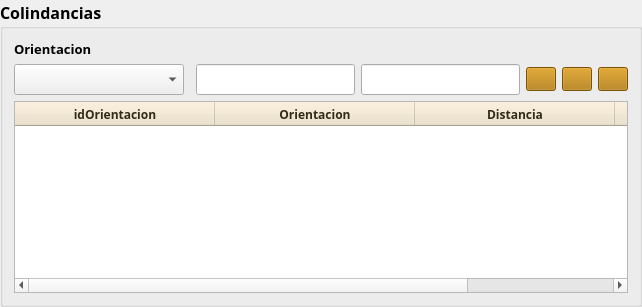
                   <widget class="QgsCollapsibleGroupBox" name="mGroupBox_2">
                    <property name="minimumSize">
                     <size>
                      <width>0</width>
                      <height>175</height>
                     </size>
                    </property>
                    <property name="maximumSize">
                     <size>
                      <width>16777215</width>
                      <height>16777215</height>
                     </size>
                    </property>
                    <property name="font">
                     <font>
                      <family>Century Gothic</family>
                      <pointsize>12</pointsize>
                      <weight>75</weight>
                      <bold>true</bold>
                     </font>
                    </property>
                    <property name="title">
                     <string>Colindancias</string>
                    </property>
                    <layout class="QGridLayout" name="gridLayout_10">
                     <item row="1" column="6">
                      <widget class="QPushButton" name="btnColinRemoveAll">
                       <property name="minimumSize">
                        <size>
                         <width>30</width>
                         <height>24</height>
                        </size>
                       </property>
                       <property name="maximumSize">
                        <size>
                         <width>30</width>
                         <height>24</height>
                        </size>
                       </property>
                       <property name="font">
                        <font>
                         <family>Century Gothic</family>
                         <pointsize>12</pointsize>
                        </font>
                       </property>
                       <property name="styleSheet">
                        <string notr="true">background : rgb(174, 116, 0)</string>
                       </property>
                       <property name="text">
                        <string/>
                       </property>
                       <property name="icon">
                        <iconset resource="resources.qrc">
                         <normaloff>:/cedula/icons/remove_all.png</normaloff>:/cedula/icons/remove_all.png</iconset>
                       </property>
                      </widget>
                     </item>
                     <item row="1" column="4">
                      <widget class="QPushButton" name="btnColinAdd">
                       <property name="minimumSize">
                        <size>
                         <width>30</width>
                         <height>24</height>
                        </size>
                       </property>
                       <property name="maximumSize">
                        <size>
                         <width>30</width>
                         <height>24</height>
                        </size>
                       </property>
                       <property name="font">
                        <font>
                         <family>Century Gothic</family>
                         <pointsize>12</pointsize>
                        </font>
                       </property>
                       <property name="styleSheet">
                        <string notr="true">background : rgb(174, 116, 0)</string>
                       </property>
                       <property name="text">
                        <string/>
                       </property>
                       <property name="icon">
                        <iconset resource="resources.qrc">
                         <normaloff>:/cedula/icons/add.png</normaloff>:/cedula/icons/add.png</iconset>
                       </property>
                      </widget>
                     </item>
                     <item row="1" column="5">
                      <widget class="QPushButton" name="btnColinRemoveOne">
                       <property name="minimumSize">
                        <size>
                         <width>30</width>
                         <height>24</height>
                        </size>
                       </property>
                       <property name="maximumSize">
                        <size>
                         <width>30</width>
                         <height>24</height>
                        </size>
                       </property>
                       <property name="font">
                        <font>
                         <family>Century Gothic</family>
                         <pointsize>12</pointsize>
                        </font>
                       </property>
                       <property name="styleSheet">
                        <string notr="true">background : rgb(174, 116, 0)</string>
                       </property>
                       <property name="text">
                        <string/>
                       </property>
                       <property name="icon">
                        <iconset resource="resources.qrc">
                         <normaloff>:/cedula/icons/remove_one.png</normaloff>:/cedula/icons/remove_one.png</iconset>
                       </property>
                      </widget>
                     </item>
                     <item row="0" column="0">
                      <widget class="QLabel" name="label_15">
                       <property name="font">
                        <font>
                         <family>Century Gothic</family>
                         <pointsize>10</pointsize>
                        </font>
                       </property>
                       <property name="text">
                        <string>Orientacion</string>
                       </property>
                      </widget>
                     </item>
                     <item row="1" column="0">
                      <widget class="QComboBox" name="cmbOrientacion">
                       <property name="minimumSize">
                        <size>
                         <width>170</width>
                         <height>0</height>
                        </size>
                       </property>
                       <property name="maximumSize">
                        <size>
                         <width>170</width>
                         <height>120</height>
                        </size>
                       </property>
                       <property name="font">
                        <font>
                         <family>Century Gothic</family>
                         <pointsize>12</pointsize>
                         <weight>75</weight>
                         <bold>true</bold>
                        </font>
                       </property>
                       <property name="styleSheet">
                        <string notr="true">QComboBox QAbstractItemView::item { min-height: 25;}
QListView{color: black ; font-size: 16px; outline:none; font-weight:bold}QListView::item:selected { color: red; background-color: lightgray;}</string>
                       </property>
                      </widget>
                     </item>
                     <item row="3" column="0" rowspan="4" colspan="7">
                      <widget class="QTableWidget" name="twColindancias">
                       <property name="font">
                        <font>
                         <family>Century Gothic</family>
                         <pointsize>10</pointsize>
                        </font>
                       </property>
                       <property name="styleSheet">
                        <string notr="true">QHeaderView::section
{
background-color: rgb(238,225,200);
color : rgb(52, 42, 24 );
text-align: right;
font-size:12px;
height:24px
}</string>
                       </property>
                       <property name="columnCount">
                        <number>4</number>
                       </property>
                       <attribute name="horizontalHeaderMinimumSectionSize">
                        <number>200</number>
                       </attribute>
                       <column>
                        <property name="text">
                         <string>idOrientacion</string>
                        </property>
                       </column>
                       <column>
                        <property name="text">
                         <string>Orientacion</string>
                        </property>
                       </column>
                       <column>
                        <property name="text">
                         <string>Distancia</string>
                        </property>
                       </column>
                       <column>
                        <property name="text">
                         <string>Descripcion</string>
                        </property>
                       </column>
                      </widget>
                     </item>
                     <item row="1" column="2">
                      <widget class="QLineEdit" name="leDispPerim">
                       <property name="maximumSize">
                        <size>
                         <width>16777215</width>
                         <height>120</height>
                        </size>
                       </property>
                       <property name="font">
                        <font>
                         <family>Century Gothic</family>
                         <pointsize>12</pointsize>
                         <weight>75</weight>
                         <bold>true</bold>
                        </font>
                       </property>
                       <property name="styleSheet">
                        <string notr="true">placeholder : &quot;Introzuca Dist. Perimetral&quot;</string>
                       </property>
                       <property name="maxLength">
                        <number>10</number>
                       </property>
                      </widget>
                     </item>
                     <item row="1" column="3">
                      <widget class="QLineEdit" name="leDescripcion">
                       <property name="maximumSize">
                        <size>
                         <width>16777215</width>
                         <height>40</height>
                        </size>
                       </property>
                       <property name="font">
                        <font>
                         <family>Century Gothic</family>
                         <pointsize>12</pointsize>
                         <weight>75</weight>
                         <bold>true</bold>
                        </font>
                       </property>
                       <property name="maxLength">
                        <number>60</number>
                       </property>
                      </widget>
                     </item>
                    </layout>
                   </widget>
